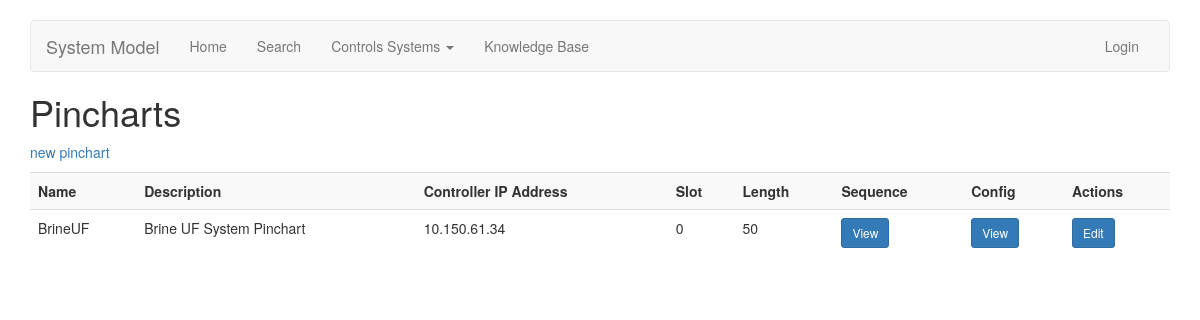
Screenshot of /pinchart/index/ with the database file from the repository.
### pinchart/models.py (models this page shows, shortened)
class Pinchart(models.Model):
    objects = managers.PinchartManager()
    customer = models.IntegerField(default=0)
    name = models.CharField(max_length=256)
    description = models.CharField(max_length=1024, blank=True, null=True)
    controller_ipaddress = models.GenericIPAddressField(verbose_name="Controller IP Address",
                                                        protocol='IPv4')
    controller_slot = models.IntegerField(verbose_name="Controller Slot #")
    locked = models.BooleanField(verbose_name="Locked for Editing", default=False)
    array_length = models.IntegerField(verbose_name="PLC Array Length")
    class Meta:
        unique_together = ("customer", "name")

### pinchart/views.py (the view)
# urls.py: path('index/', views.PinchartListView.as_view(), name='pinchart-list'),
class PinchartListView(ListView):
    model = models.Pinchart

### templates/pinchart/pinchart_list.html
{% extends 'pinchart/base.html' %}
{% block headline %}Pincharts{% endblock headline %}
{% block content %}
	<p class='hidden-print'><a href="/mcs/card/add/?next={{ request.path }}">new pinchart</a></p>
	{% if not object_list %}
		<p><i>no pincharts yet.</i></p>
	{% else %}
		<table class="table table-striped">
			<tr>
				<th>Name</th>
				<th>Description</th>
				<th>Controller IP Address</th>
				<th>Slot</th>
				<th>Length</th>
				<th>Sequence</th>
				<th>Config</th>
				<th>Actions</th>
			</tr>
			{% for i in object_list %}
				<tr>
					<td>{{ i.name }}</td>
					<td>{{ i.description }}</td>
					<td>{{ i.controller_ipaddress }}</td>
					<td>{{ i.controller_slot }}</td>
					<td>{{ i.array_length }}</td>
					<td>
						<a href="{% url 'pinchart-update' pk=i.pk %}" class="btn btn-primary btn-sm" role="button" aria-pressed="False">View</a>
					</td>
					<td>
						<a href="{% url 'word-list-filtered' pk=i.pk %}" class="btn btn-primary btn-sm" role="button" aria-pressed="False">View</a>
					</td>
					<td>
						<a href="{% url 'pinchart-update' pk=i.pk %}" class="btn btn-primary btn-sm" role="button" aria-pressed="False">Edit</a>
					</td>
				</tr>
			{% endfor %}
		</table>
	{% endif %}
{% endblock %}

### templates/pinchart/base.html (style rules this page uses)
body { padding-top: 20px; padding-bottom: 20px; }

### rows the page displays
Pinchart: name "BrineUF", description "Brine UF System Pinchart", controller_ipaddress "10.150.61.34", controller_slot "0", array_length "50"
